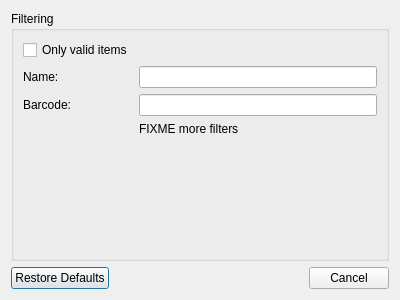
<?xml version="1.0" encoding="UTF-8"?>
<ui version="4.0">
 <class>DialogNDNProductFilters</class>
 <widget class="QDialog" name="DialogNDNProductFilters">
  <property name="geometry">
   <rect>
    <x>0</x>
    <y>0</y>
    <width>400</width>
    <height>300</height>
   </rect>
  </property>
  <property name="windowTitle">
   <string>Filter products</string>
  </property>
  <layout class="QGridLayout" name="gridLayout">
   <item row="0" column="0">
    <widget class="QGroupBox" name="groupBox">
     <property name="title">
      <string>Filtering</string>
     </property>
     <layout class="QGridLayout" name="gridLayout_6">
      <item row="2" column="1">
       <widget class="QLineEdit" name="lineEditBarcodeFilter"/>
      </item>
      <item row="1" column="1">
       <widget class="QLineEdit" name="lineEditProductNameFilter"/>
      </item>
      <item row="1" column="0">
       <widget class="QLabel" name="label">
        <property name="text">
         <string>Name:</string>
        </property>
       </widget>
      </item>
      <item row="2" column="0">
       <widget class="QLabel" name="label_3">
        <property name="text">
         <string>Barcode:</string>
        </property>
       </widget>
      </item>
      <item row="0" column="0">
       <widget class="QCheckBox" name="checkBoxValidProductsOnly">
        <property name="text">
         <string>Only valid items</string>
        </property>
       </widget>
      </item>
      <item row="4" column="1">
       <spacer name="verticalSpacer">
        <property name="orientation">
         <enum>Qt::Vertical</enum>
        </property>
        <property name="sizeHint" stdset="0">
         <size>
          <width>20</width>
          <height>40</height>
         </size>
        </property>
       </spacer>
      </item>
      <item row="3" column="1">
       <widget class="QLabel" name="label_2">
        <property name="text">
         <string>FIXME more filters</string>
        </property>
       </widget>
      </item>
     </layout>
    </widget>
   </item>
   <item row="1" column="0">
    <widget class="QDialogButtonBox" name="buttonBox">
     <property name="orientation">
      <enum>Qt::Horizontal</enum>
     </property>
     <property name="standardButtons">
      <set>QDialogButtonBox::Cancel|QDialogButtonBox::RestoreDefaults</set>
     </property>
    </widget>
   </item>
  </layout>
 </widget>
 <tabstops>
  <tabstop>lineEditProductNameFilter</tabstop>
  <tabstop>lineEditBarcodeFilter</tabstop>
  <tabstop>buttonBox</tabstop>
  <tabstop>checkBoxValidProductsOnly</tabstop>
 </tabstops>
 <resources/>
 <connections>
  <connection>
   <sender>buttonBox</sender>
   <signal>accepted()</signal>
   <receiver>DialogNDNProductFilters</receiver>
   <slot>accept()</slot>
   <hints>
    <hint type="sourcelabel">
     <x>248</x>
     <y>254</y>
    </hint>
    <hint type="destinationlabel">
     <x>157</x>
     <y>274</y>
    </hint>
   </hints>
  </connection>
  <connection>
   <sender>buttonBox</sender>
   <signal>rejected()</signal>
   <receiver>DialogNDNProductFilters</receiver>
   <slot>reject()</slot>
   <hints>
    <hint type="sourcelabel">
     <x>316</x>
     <y>260</y>
    </hint>
    <hint type="destinationlabel">
     <x>286</x>
     <y>274</y>
    </hint>
   </hints>
  </connection>
 </connections>
</ui>
